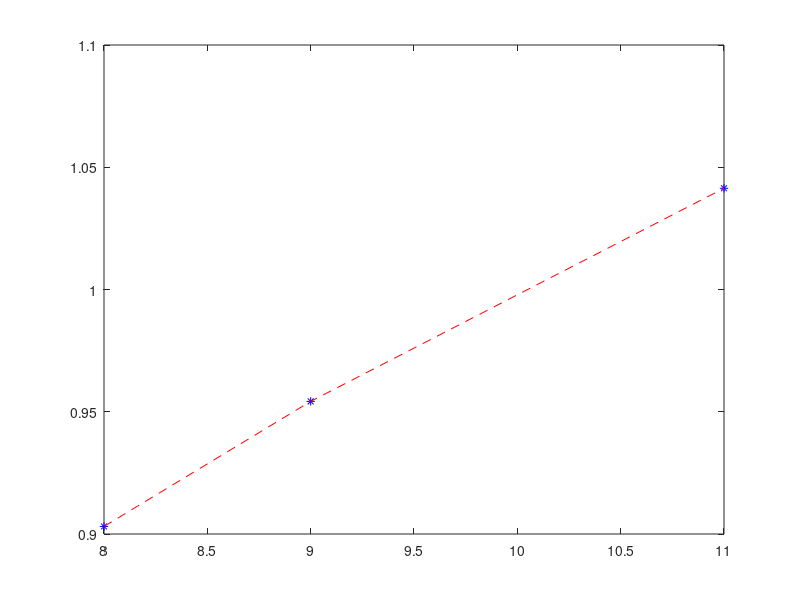

Write the MATLAB code that produced this figure.
%%%%
clear
clc
close all

X = [8;9;11];

Y = log10(X);

x0 = 9;

H = [ones(length(Y),1),(X-x0),(X-x0).^2]


astar = inv(H'*H)*H'*Y

ytilde = H*astar;

plot(X,Y,'b*')
hold on
plot(X,ytilde,'r--')

a0= astar(1);
a1 = astar(2);
a2 = astar(3);

x = 10;

estimate = a0 + a1*(x-x0) + a2*(x-x0)^2

a_sol = 1;

error = a_sol - estimate
